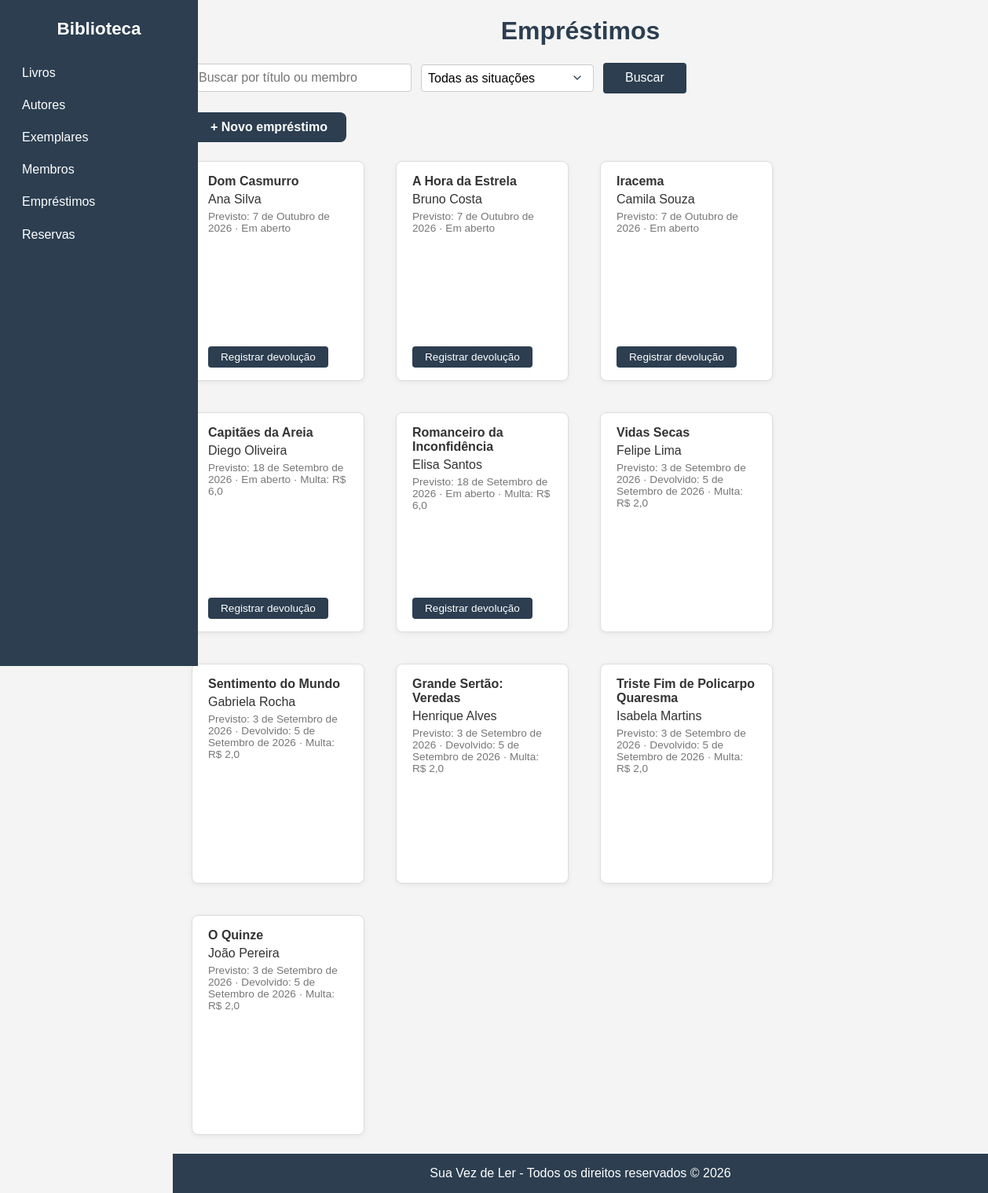
The page /emprestimos/ on the database as committed earlier.
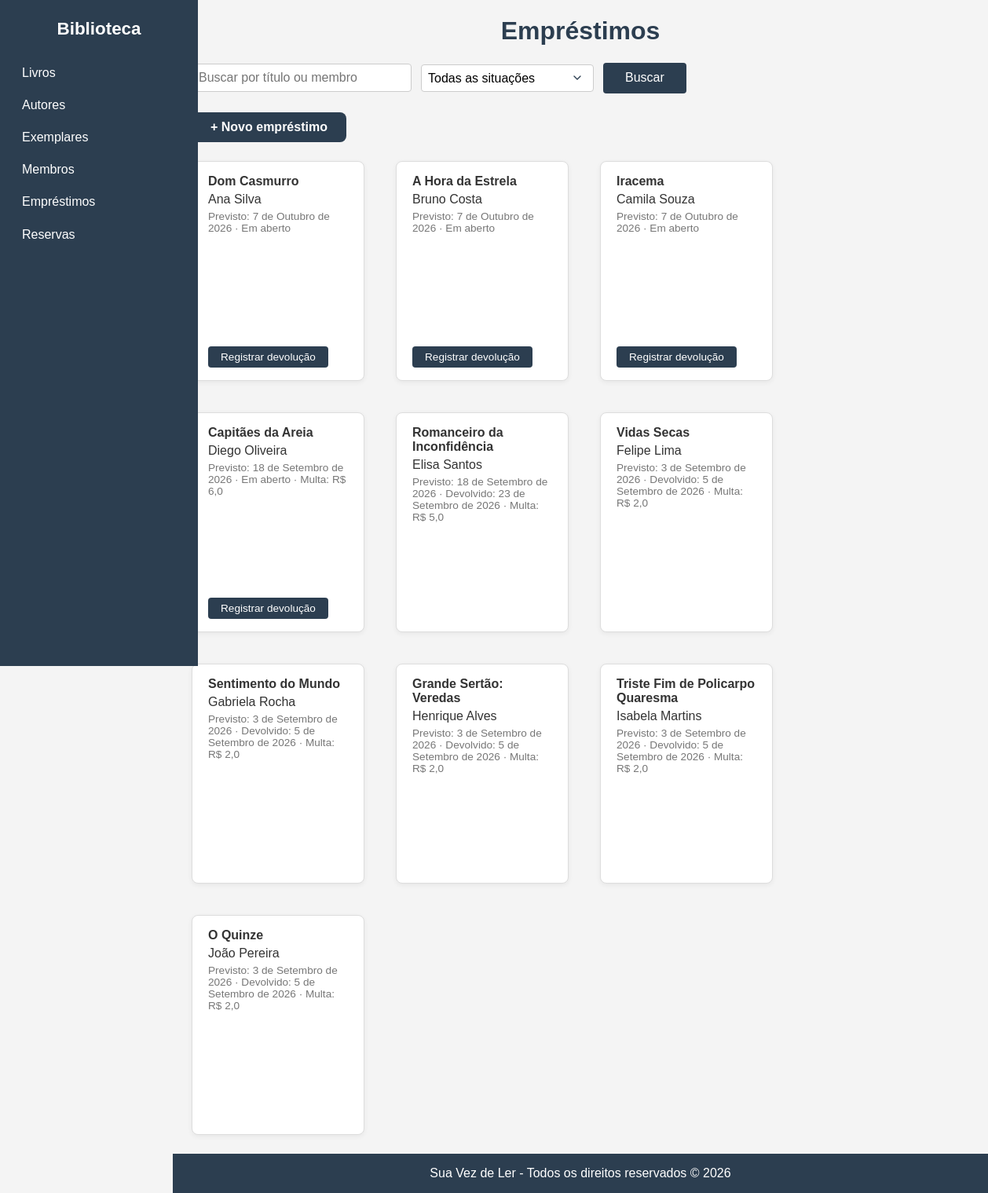
The same page on the database as committed later.
### acervo/models.py (models this page shows, shortened)
class Emprestimo(models.Model):
    exemplar = models.ForeignKey(Exemplar, on_delete=models.PROTECT, related_name='emprestimos')
    membro = models.ForeignKey(Membro, on_delete=models.PROTECT, related_name='emprestimos')
    data_emprestimo = models.DateField(auto_now_add=True)
    data_prevista_devolucao = models.DateField()
    data_devolucao = models.DateField(null=True, blank=True)
    valor_multa_diaria = models.DecimalField(max_digits=5, decimal_places=2, default=1.00)
    @property
    def dias_atraso(self):
        fim = self.data_devolucao or date.today()
        atraso = (fim - self.data_prevista_devolucao).days
        return max(atraso, 0)
    @property
    def multa(self):
        return round(self.dias_atraso * float(self.valor_multa_diaria), 2)

class Exemplar(models.Model):
    ESTADO_CHOICES = [
        ('disponivel', 'Disponível'),
        ('emprestado', 'Emprestado'),
        ('manutencao', 'Em manutenção'),
    ]
    livro = models.ForeignKey(Livro, on_delete=models.CASCADE, related_name='exemplares')
    codigo_patrimonio = models.CharField(max_length=30, unique=True)
    estado = models.CharField(max_length=15, choices=ESTADO_CHOICES, default='disponivel')

class Livro(models.Model):
    TIPO_ACERVO_CHOICES = [
        ('digital', 'Digital'),
        ('fisico', 'Físico'),
    ]
    CATEGORIA_CHOICES = [
        ('000', '000 – Generalidades e Informação'),
        ('100', '100 – Filosofia e Psicologia'),
        ('200', '200 – Religião e Teologia'),
        ('300', '300 – Ciências Sociais e Direito'),
        ('400', '400 – Linguística e Idiomas'),
        ('500', '500 – Ciências Puras (Exatas e Naturais)'),
        ('600', '600 – Ciências Aplicadas (Tecnologia)'),
        ('700', '700 – Artes e Recreação'),
        ('800', '800 – Literatura'),
        ('900', '900 – História e Geografia'),
    ]
    titulo = models.CharField(max_length=200)
    autor = models.ForeignKey(Autor, on_delete=models.PROTECT, related_name='livros')
    ano = models.IntegerField()
    tipo_acervo = models.CharField(
        max_length=10, choices=TIPO_ACERVO_CHOICES, default='fisico'
    )
    categoria = models.CharField(
        max_length=3, choices=CATEGORIA_CHOICES, default='000'
    )
    imagem_url = models.URLField(blank=True, verbose_name='URL da imagem (capa)')

class Membro(models.Model):
    nome = models.CharField(max_length=150)
    email = models.EmailField(unique=True)
    data_cadastro = models.DateField(auto_now_add=True)

### acervo/views.py (the view)
# urls.py: path('emprestimos/', views.lista_emprestimos, name='lista_emprestimos'),
def lista_emprestimos(request):
    emprestimos = Emprestimo.objects.select_related('exemplar__livro', 'membro').all()
    nome = request.GET.get('nome', '')
    situacao = request.GET.get('situacao', '')
    condicao = Q()
    if nome:
        condicao &= Q(exemplar__livro__titulo__icontains=nome) | Q(membro__nome__icontains=nome)
    if situacao == 'aberto':
        condicao &= Q(data_devolucao__isnull=True)
    elif situacao == 'devolvido':
        condicao &= Q(data_devolucao__isnull=False)
    emprestimos = emprestimos.filter(condicao)
    return render(
        request, 'acervo/emprestimos.html',
        {'emprestimos': emprestimos, 'filtro_nome': nome, 'filtro_situacao': situacao}
    )

### acervo/templates/acervo/emprestimos.html (shortened to what this page needs)
{% extends 'acervo/base.html' %}
{% block conteudo %}
<h1>Empréstimos</h1>
<form method="get" class="busca">
    <input type="text" name="nome" placeholder="Buscar por título ou membro" value="{{ filtro_nome }}">
    <select name="situacao">
        <option value="">Todas as situações</option>
    </select>
    <button type="submit">Buscar</button>
</form>
<a class="botao-novo" href="{% url 'novo_emprestimo' %}">+ Novo empréstimo</a>
<ul>
    {% for emprestimo in emprestimos %}
        <li>
            <div class="card-corpo">
                <strong>{{ emprestimo.exemplar.livro.titulo }}</strong>
                <span>{{ emprestimo.membro.nome }}</span>
                <span class="meta">
                    Previsto: {{ emprestimo.data_prevista_devolucao }}
                    {% if emprestimo.data_devolucao %}
                        · Devolvido: {{ emprestimo.data_devolucao }}
                    {% else %}
                        · Em aberto
                    {% endif %}
                    {% if emprestimo.multa %}
                        · Multa: R$ {{ emprestimo.multa }}
                    {% endif %}
                </span>
            </div>
            <div class="card-acoes">
                {% if not emprestimo.data_devolucao %}
                    <form method="post" action="{% url 'devolver_emprestimo' emprestimo.pk %}">
                        <button type="submit">Registrar devolução</button>
                    </form>
                {% endif %}
            </div>
        </li>
    {% empty %}
        <li class="vazio">Nenhum empréstimo registrado.</li>
    {% endfor %}
</ul>
{% endblock %}

### acervo/templates/acervo/base.html
<html>
<head>
    {% load static %}
    <link rel="stylesheet" href="{% static 'acervo/style.css' %}">
</head>
<body>
    <div class="layout">
        <aside class="sidebar">
            <div class="sidebar-titulo">Biblioteca</div>
            <nav>
                <a href="{% url 'lista' %}">Livros</a>
                <a href="{% url 'lista_autores' %}">Autores</a>
                <a href="{% url 'lista_exemplares' %}">Exemplares</a>
                <a href="{% url 'lista_membros' %}">Membros</a>
                <a href="{% url 'lista_emprestimos' %}">Empréstimos</a>
                <a href="{% url 'lista_reservas' %}">Reservas</a>
            </nav>
        </aside>
        <div class="area-principal">
            <main>
                {% block conteudo %}
                {% endblock %}
            </main>
            <footer>Sua Vez de Ler - Todos os direitos reservados © 2026 </footer>
        </div>
    </div>
</body>
</html>

### acervo/static/acervo/style.css (style rules this page uses)
body { font-family: Arial, Helvetica, sans-serif; margin: 0; padding: 0; background-color: #f4f4f4; color: #333; min-height: 100vh; }
.layout { min-height: 100vh; }
.sidebar { position: fixed; top: 0; left: 0; width: 220px; height: 100vh; overflow-y: auto; background-color: #2c3e50; color: #fff; padding: 1.5rem 1rem; }
.sidebar-titulo { font-size: 1.4rem; font-weight: bold; text-align: center; margin-bottom: 1.5rem; }
.sidebar nav { display: flex; flex-direction: column; gap: 0.25rem; }
.sidebar nav a { color: #fff; text-decoration: none; padding: 0.6rem 0.75rem; border-radius: 4px; }
.area-principal { display: flex; flex-direction: column; min-height: 100vh; margin-left: 220px; min-width: 0; }
.area-principal main { flex: 1; width: 100%; max-width: 1200px; margin: 0 auto; }
footer { background-color: #2c3e50; color: #fff; padding: 1rem; text-align: center; margin-top: auto; }
h1 { text-align: center; color: #2c3e50; }
ul { list-style: none; margin: 0; padding: 0 1.5rem 1.5rem; display: grid; grid-template-columns: repeat(auto-fill, 220px); row-gap: 2.5rem; column-gap: 2.5rem; justify-content: start; align-items: start; }
li { width: 220px; height: 280px; box-sizing: border-box; background-color: #fff; border: 1px solid #ddd; border-radius: 8px; padding: 1rem 1.25rem; box-shadow: 0 2px 6px rgba(0, 0, 0, 0.06); transition: transform 0.15s ease, box-shadow 0.15s ease; display: flex; flex-direction: column; overflow: hidden; }
.card-corpo { flex: 1; display: flex; flex-direction: column; gap: 0.3rem; overflow: hidden; }
.card-corpo strong { display: -webkit-box; -webkit-line-clamp: 2; -webkit-box-orient: vertical; overflow: hidden; }
.card-acoes { margin-top: auto; padding-top: 0.5rem; }
li .meta { display: block; color: #777; font-size: 0.85rem; }
li form { max-width: none; margin: 0; padding: 0; background: none; border: none; box-shadow: none; }
li form button { display: inline-block; width: auto; padding: 0.4rem 1rem; font-size: 0.85rem; margin-top: 0; }
form.busca { max-width: none; width: 100%; margin: 0 0 1.5rem; padding: 0 1.5rem; background: none; border: none; box-shadow: none; display: flex; flex-wrap: wrap; gap: 0.75rem; align-items: center; }
form.busca input[type="text"], form.busca select { flex: 0 1 auto; min-width: 160px; }
form.busca input[type="text"] { width: 280px; }
form.busca select { width: 220px; }
form.busca select { appearance: none; -webkit-appearance: none; -moz-appearance: none; background-color: #fff; background-repeat: no-repeat; background-position: right 0.75rem center; background-size: 16px; padding-right: 2.25rem; cursor: pointer; }
form.busca button { width: auto; padding: 0.65rem 1.75rem; margin-top: 0; }
.botao-novo { display: block; width: fit-content; margin: 0 0 1.5rem 1.5rem; background-color: #2c3e50; color: #fff; font-weight: 600; text-decoration: none; padding: 0.65rem 1.5rem; border-radius: 8px; transition: background-color 0.15s ease, transform 0.15s ease; }
form { max-width: 400px; margin: 2rem auto; background-color: #fff; border: 1px solid #ddd; border-radius: 8px; padding: 1.5rem 2rem; box-shadow: 0 2px 6px rgba(0, 0, 0, 0.08); }
form input[type="text"], form input[type="number"], form input[type="email"], form textarea, form select { width: 100%; box-sizing: border-box; padding: 0.5rem; border: 1px solid #ccc; border-radius: 4px; font-size: 1rem; }
form button { display: block; width: 100%; background-color: #2c3e50; color: #fff; border: none; border-radius: 4px; padding: 0.6rem; font-size: 1rem; cursor: pointer; margin-top: 0.5rem; }

Rows that differ between the two databases and show on the page:
changed Emprestimo "Romanceiro da Inconfidência": data_devolucao (not shown) → "23 de Setembro de 2026"; multa "6,0" → "5,0"; data_devolucao "· Em aberto Registrar devolução" → "· Devolvido:"
